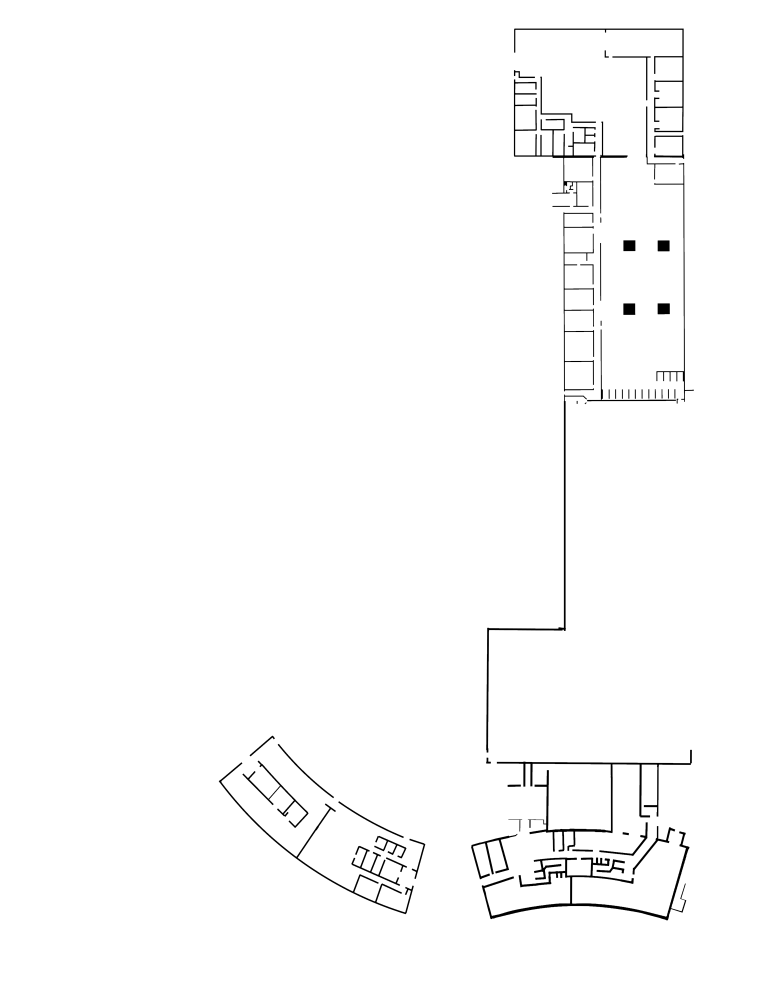
#> input picture Matrix/maps-red-path/plan-masse-3043x4011-RDC/plan-masse-3043x4011.png, 3043 x 4011 px, found by its file name (shown at 1/4 size)
$ python img2matrix.py
#> lines starting #> are read from the running program, lines starting #| are printed output that depends on the picture; after the words box and inside, x2 and y2 are one past the last pixel; in counts of white or black regions, pixels touching at a corner belong together; pictures that were not available may be replaced by others from this repository, and a replacement may not be noted
import cv2
import numpy as np
import pandas as pd
import csv
import os

# Nombre de pixels dans l'image
MAX_PIXELS = 3043 * 4011  # 1500*1200

ROOT_DIR = os.getcwd() + "\\"

DIR = ROOT_DIR + "plan-masse\\"

ETAGES = ["RDC"]

SIZE = "3043x4011"

matrix_filename = "\\matrix2img.png"

def increase_brightness(args):
    hsv = cv2.cvtColor(args["image"], cv2.COLOR_BGR2HSV)
    h, s, v = cv2.split(hsv)

    lim = 255 - args["value"]
    v[v > lim] = 255
    v[v <= lim] += args["value"]

    final_hsv = cv2.merge((h, s, v))
    return cv2.cvtColor(final_hsv, cv2.COLOR_HSV2BGR)

def shrink(args):
    width, height = args["image"].shape[0], args["image"].shape[1]
#> width = 4011; height = 3043
    c = np.sqrt(args["max_pixels"] / (width * height))
#> c = 1
    width = int(width * c)
    height = int(height * c)
    dim = (height, width)
#> dim = (3043, 4011)
    return cv2.resize(args["image"], dim, interpolation=cv2.INTER_AREA), c

# Conversion d'un image noir/blanc en matrice binaire
def map2mat(file, max_pixels, pixel_value):
    bright_img = increase_brightness({"image": cv2.imread(file), "value": 255})
    shrunk_img, c = shrink({"image": bright_img,
                                     "max_pixels": max_pixels})
    gray = cv2.cvtColor(shrunk_img, cv2.COLOR_BGR2GRAY)
    el = cv2.cvtColor(gray, cv2.COLOR_GRAY2BGR)
    hsv = cv2.cvtColor(el, cv2.COLOR_BGR2HSV)
    h, s, v = cv2.split(hsv)
    v[v < 255] = 245
    s[v < 255] = 255
    el = cv2.cvtColor(cv2.merge((h, s, v)), cv2.COLOR_HSV2BGR)

    mat = np.array(gray.copy())
    mat[mat != 255] = pixel_value
    mat[mat == 255] = 0
    return mat, c, el

def split(word):
    return [char for char in word]

# Vérifier les coordonnées
def test_csv(dataFile, dataFile_csv):
    lines = []
    error = False
    for line in open(dataFile, "r"):
        elts = split(line.strip())
        lines.append(elts)
    df = pd.DataFrame(lines)
    for line in open(dataFile_csv, "r"):
        line_1 = line.strip().split(";")
        x = int(line_1[-2])
        y = int(line_1[-1])

        if x == 0 and y == 0:
            continue
        if int(df.iloc[x][y]) == 0:
            print(">>>>", line)
            error = True
    return error


for ETAGE in ETAGES:
    # Lire et réduire la taille du plan masse
    map_file = DIR + ETAGE + "\\plan-masse-" + SIZE + ".png"
    path_file = DIR + ETAGE + "\\plan-masse-chemin-" + SIZE + ".png"
    shrunk_nopath_img, _ = shrink({"image": cv2.imread(map_file), "max_pixels": MAX_PIXELS})
#> shrunk_nopath_img is the input picture: shape (4011, 3043, 3); min 0, max 255, mean 251.6
    mat_path, c, path = map2mat(path_file, pixel_value=1, max_pixels=MAX_PIXELS)
#> in increase_brightness, `hsv = cv2.cvtColor(args["image"], cv2.COLOR_BGR2HSV)`: hsv: shape (4011, 3043, 3); mean H, S, V 0, 0, 251.6
#> in increase_brightness, `h, s, v = cv2.split(hsv)`: h: shape (4011, 3043); every value is 0
#> in increase_brightness, `lim = 255 - args["value"]`: lim = 0
#> in increase_brightness, `v[v > lim] = 255`: v: shape (4011, 3043); 98.9% white; 57 black regions (1 under 20 px), largest, box (x1, y1, x2, y2) and area: (1928, 3326, 2757, 3681) 22737, (1988, 3000, 2767, 3406) 18332, (2056, 318, 2384, 827) 11979
#> in increase_brightness, `v[v <= lim] += args["value"]`: v: shape (4011, 3043); every value is 255
#> in increase_brightness, `final_hsv = cv2.merge((h, s, v))`: final_hsv: shape (4011, 3043, 3); mean H, S, V 0, 0, 255
#> in increase_brightness, `return cv2.cvtColor(final_hsv, cv2.COLOR_HSV2BGR)`: returned value: shape (4011, 3043, 3); every value is 255
#> in map2mat, `shrunk_img, c = shrink({"image": bright_img, "max_pixels": max_pixels})`: c = 1
#> c = 1
    mat_inter, _, inters = map2mat(DIR + ETAGE + "\\plan-masse-intersections-" + SIZE + ".png", pixel_value=2,
                                       max_pixels=MAX_PIXELS)
#> call 2 of map2mat, with max_pixels = 12205473, pixel_value = 2
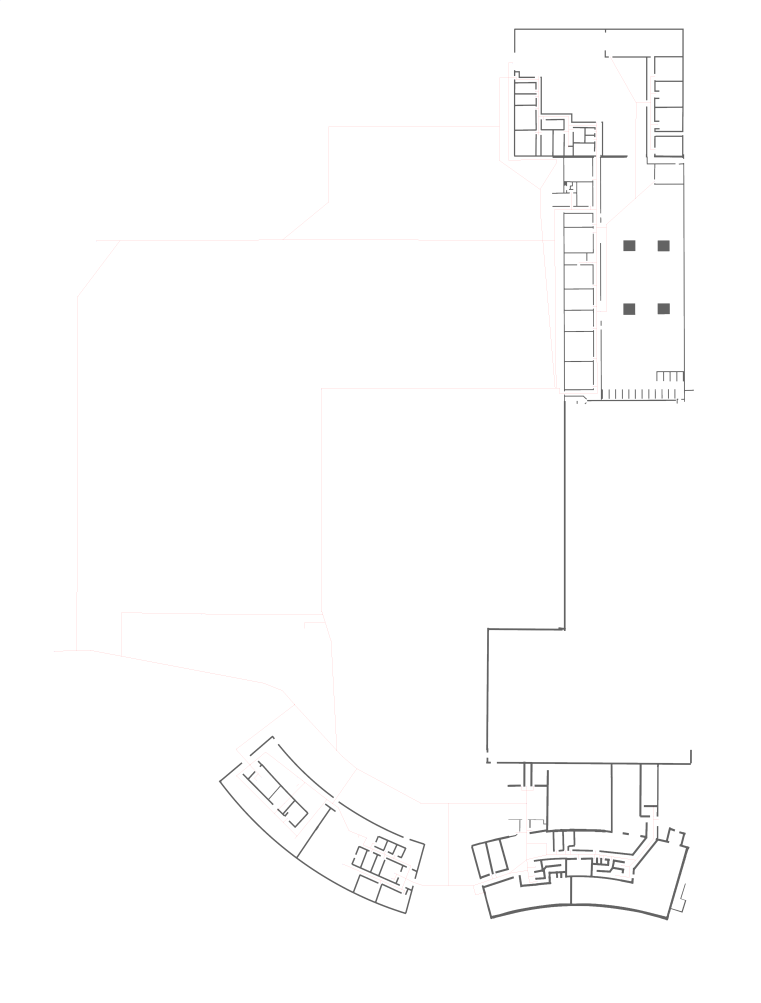
#> input picture Matrix/maps-red-path/plan-masse-3043x4011-RDC/plan-masse-chemin-intersections-points-3043x4011.png, 3043 x 4011 px, given in place of plan-masse-intersections-3043x4011.png, which was not available (shown at 1/4 size)
#> in increase_brightness (call 2), `hsv = cv2.cvtColor(args["image"], cv2.COLOR_BGR2HSV)`: hsv: shape (4011, 3043, 3); mean H, S, V 0, 0.1, 252.9
#> in increase_brightness (call 2), `h, s, v = cv2.split(hsv)`:
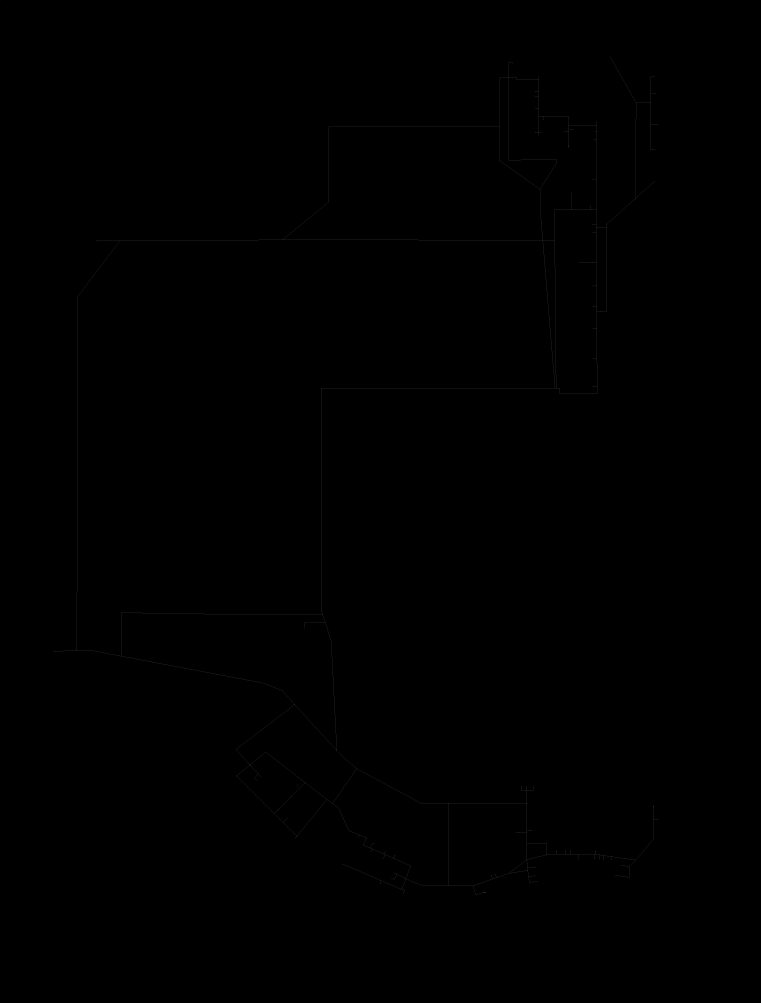
#> s: shape (4011, 3043) (shown at 1/4 size); min 0, max 212, mean 0.1
#> in increase_brightness (call 2), `final_hsv = cv2.merge((h, s, v))`: final_hsv: shape (4011, 3043, 3); mean H, S, V 0, 0.1, 255
#> in increase_brightness (call 2), `return cv2.cvtColor(final_hsv, cv2.COLOR_HSV2BGR)`:
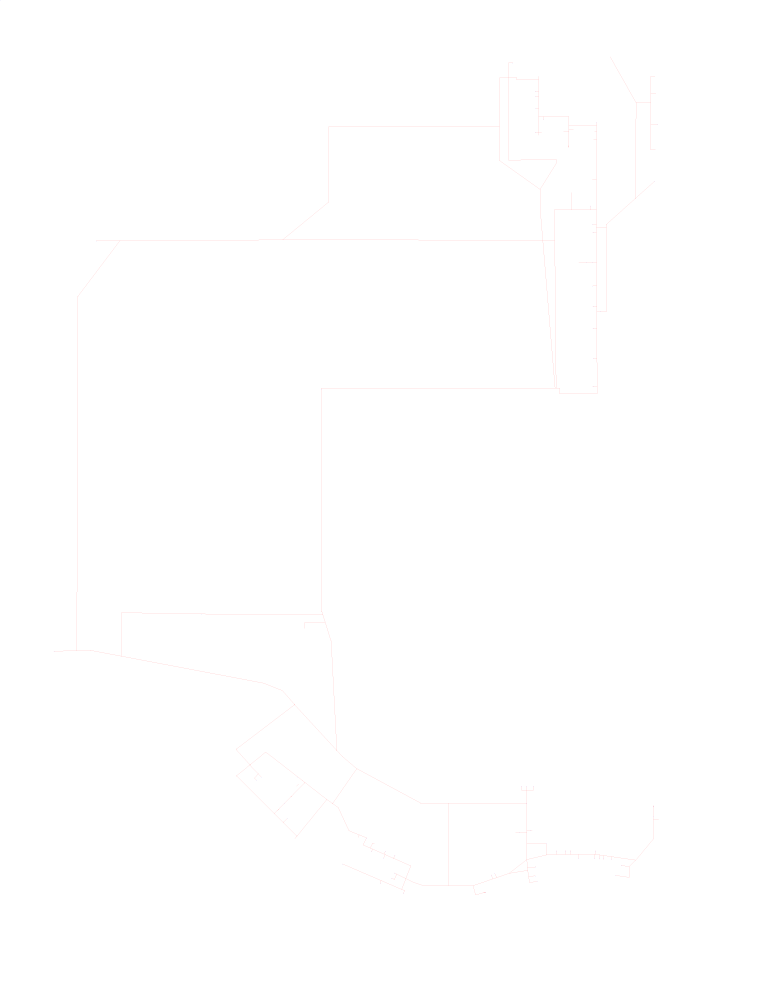
#> returned value: shape (4011, 3043, 3) (shown at 1/4 size); mean B, G, R 254.9, 254.9, 255
#> in map2mat (call 2), `hsv = cv2.cvtColor(el, cv2.COLOR_BGR2HSV)`: hsv: shape (4011, 3043, 3); mean H, S, V 0, 0, 254.9
#> in map2mat (call 2), `v[v < 255] = 245`: v: shape (4011, 3043); values 245 (black) and 255 (white), 99.8% white; black in thin lines or dots, all inside (x1, y1, x2, y2) = (0, 0, 2635, 3580)
#> in map2mat (call 2), `s[v < 255] = 255`:
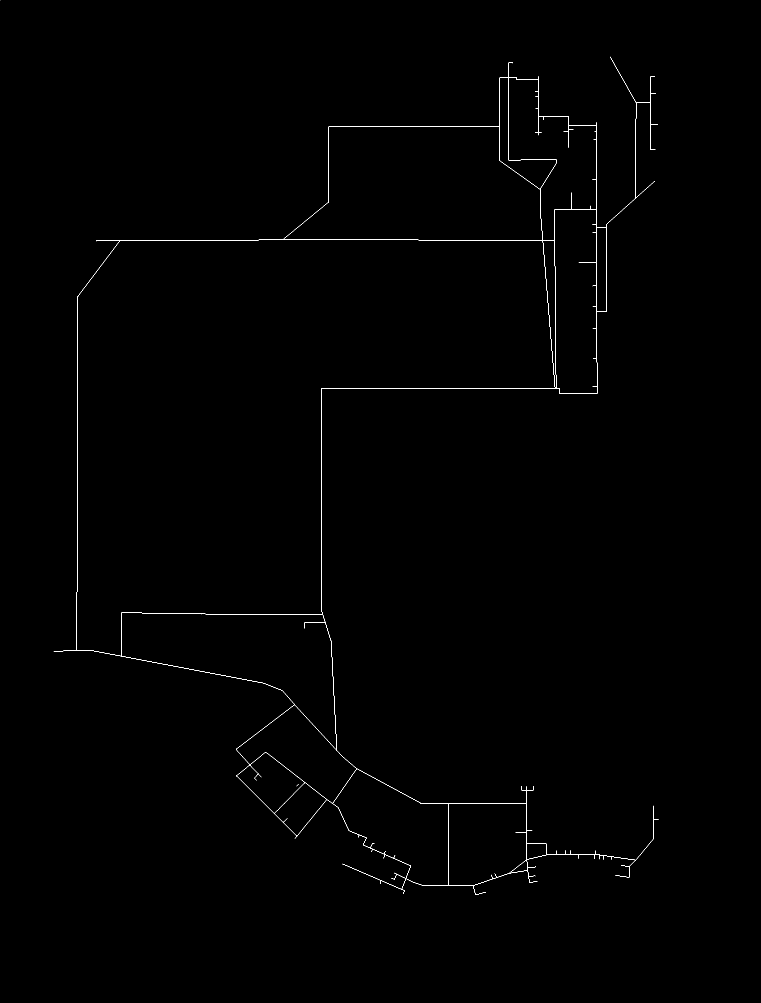
#> s: shape (4011, 3043) (shown at 1/4 size); 0.18% white in thin lines or dots, all inside (x1, y1, x2, y2) = (0, 0, 2635, 3580)
    mat = mat_path + mat_inter
    mat[mat == 2] = 0  # Enlever les points d'intersection qui ne touche pas le chemin
    mat[mat == 3] = 2  # Changement de la valeur des points d'intersection

    # Préparer les noms des fichiers
    height, width, _ = shrunk_nopath_img.shape
#> height = 4011; width = 3043
    shrunk_size = str(width) + "x" + str(height)
#> shrunk_size = '3043x4011'
    dst = ROOT_DIR + "plan-masse-" + shrunk_size + "-" + ETAGE
    dst_coor = dst + "\\coordonées-plan-masse-" + shrunk_size + ".csv"
    dst_matrix = dst + "\\plan-masse-chemin-matrice-" + shrunk_size + ".txt"
    dst_shrunk_nopath_img = dst + "\\plan-masse-" + shrunk_size + ".png"
    dst_shrunk_points_inters_img = dst + "\\plan-masse-chemin-intersections-points-" + shrunk_size + ".png"

    # Enregistrer la matrice
    cv2.imwrite(dst_shrunk_nopath_img, shrunk_nopath_img)
    print("==>", dst_shrunk_nopath_img)
#| ==> Matrix/maps-red-path\plan-masse-3043x4011-RDC\plan-masse-3043x4011.png

    # Ajouter les points sur le plan masse rétrécit
#> (the run stopped early here; a loop or call above may not have finished)
